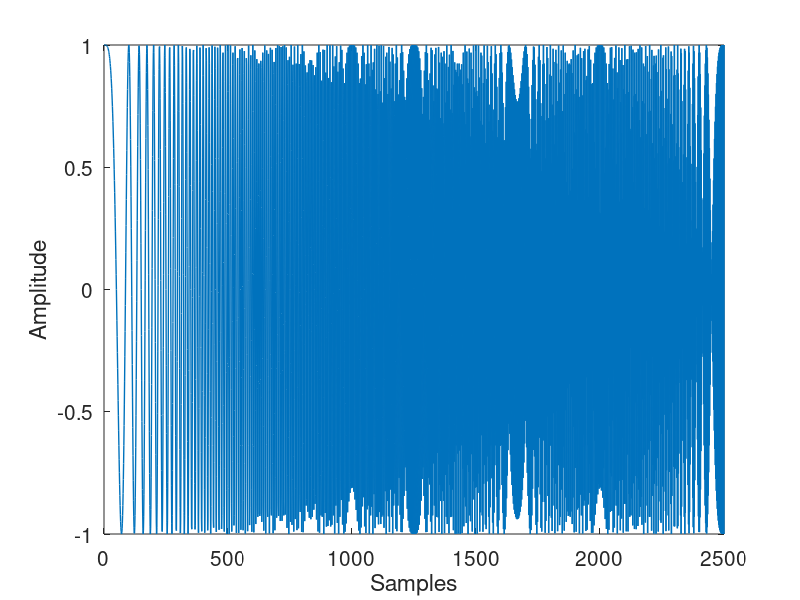
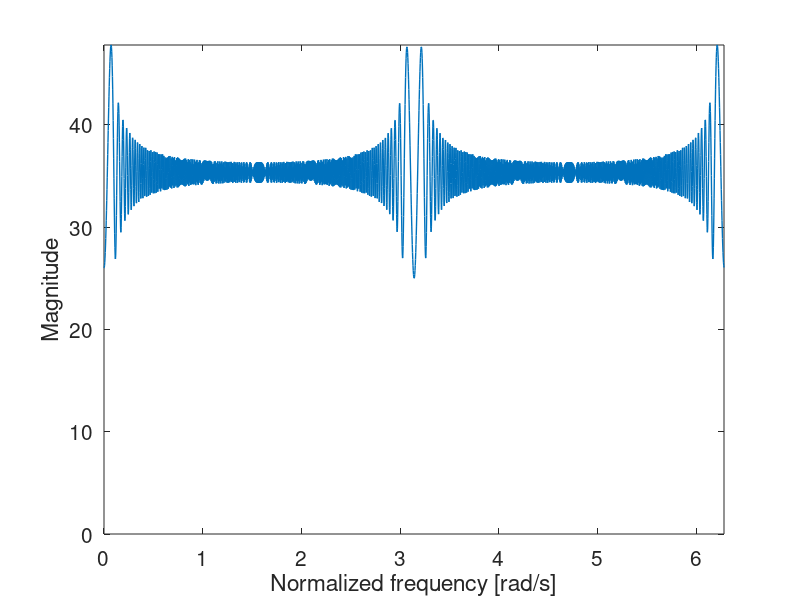
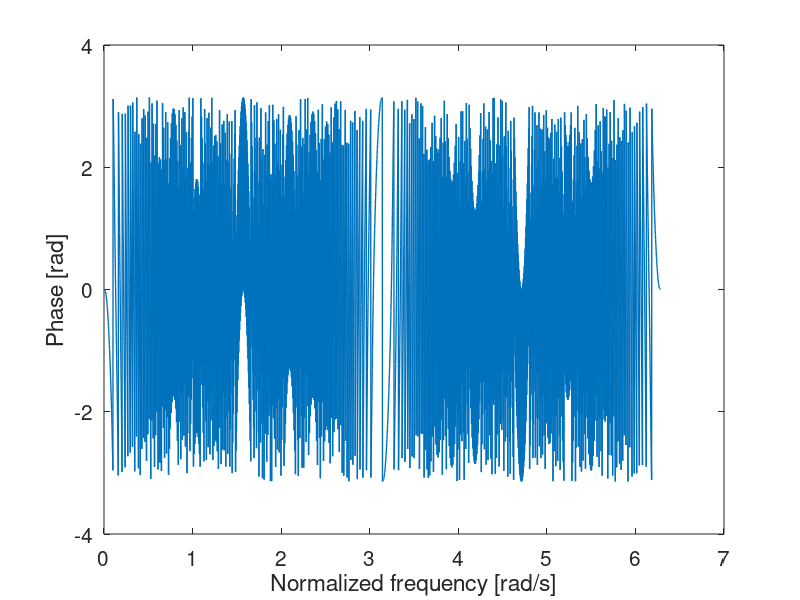

Source code (MATLAB) for these figures, in order:
clear
close all
clc

plotsSavePath = '/Users/hudanyun.sheng/Google Drive/Me/201808Fall/EEE5502/code/2018_eee5502_code05/code5_hudanyun_sheng';

%% part c
N = 2500;
n = 0:N;
xn = cos(2*pi*n.^2/10000);
figure, plot(n, xn, 'Linewidth', 1)
xlabel('Samples'), ylabel('Amplitude')
set(gca, 'FontSize', 15)
saveas(gcf, fullfile(plotsSavePath, 'Q2partc.jpg'), 'jpg')

%% part d
Xk  = fft(xn);
mag = abs(Xk);
figure, plot(2*pi*n/N, mag, 'Linewidth', 1)
xlabel('Normalized frequency [rad/s]'), ylabel('Magnitude')
axis([0 2*pi 0 max(mag)])
set(gca, 'FontSize', 15)
saveas(gcf, fullfile(plotsSavePath, 'Q2partd.jpg'), 'jpg')

%% part e
phase = angle(Xk);
figure, plot(2*pi*n/N, phase, 'Linewidth', 1)
xlabel('Normalized frequency [rad/s]'), ylabel('Phase [rad]')
set(gca, 'FontSize', 15)
saveas(gcf, fullfile(plotsSavePath, 'Q2parte.jpg'), 'jpg')
